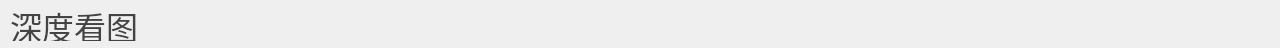
<?xml version="1.0" encoding="UTF-8"?>
<ui version="4.0">
 <class>TopMenu</class>
 <widget class="QWidget" name="TopMenu">
  <property name="geometry">
   <rect>
    <x>0</x>
    <y>0</y>
    <width>1280</width>
    <height>48</height>
   </rect>
  </property>
  <property name="windowTitle">
   <string>Form</string>
  </property>
  <widget class="QLabel" name="label">
   <property name="geometry">
    <rect>
     <x>0</x>
     <y>0</y>
     <width>1280</width>
     <height>48</height>
    </rect>
   </property>
   <property name="text">
    <string/>
   </property>
  </widget>
  <widget class="QLabel" name="label_title">
   <property name="geometry">
    <rect>
     <x>10</x>
     <y>10</y>
     <width>181</width>
     <height>31</height>
    </rect>
   </property>
   <property name="font">
    <font>
     <family>微软雅黑</family>
     <pointsize>24</pointsize>
     <weight>9</weight>
     <italic>false</italic>
     <bold>false</bold>
    </font>
   </property>
   <property name="styleSheet">
    <string notr="true">color: rgb(67, 67, 67);
font: 75 24pt &quot;微软雅黑&quot;;</string>
   </property>
   <property name="text">
    <string>深度看图</string>
   </property>
  </widget>
  <widget class="QLabel" name="label_edit">
   <property name="geometry">
    <rect>
     <x>1212</x>
     <y>0</y>
     <width>68</width>
     <height>48</height>
    </rect>
   </property>
   <property name="text">
    <string/>
   </property>
  </widget>
  <widget class="QLabel" name="label_create">
   <property name="geometry">
    <rect>
     <x>1144</x>
     <y>0</y>
     <width>68</width>
     <height>48</height>
    </rect>
   </property>
   <property name="text">
    <string/>
   </property>
  </widget>
  <widget class="QLabel" name="label_ret">
   <property name="geometry">
    <rect>
     <x>1076</x>
     <y>0</y>
     <width>68</width>
     <height>48</height>
    </rect>
   </property>
   <property name="text">
    <string/>
   </property>
  </widget>
 </widget>
 <resources/>
 <connections/>
</ui>
